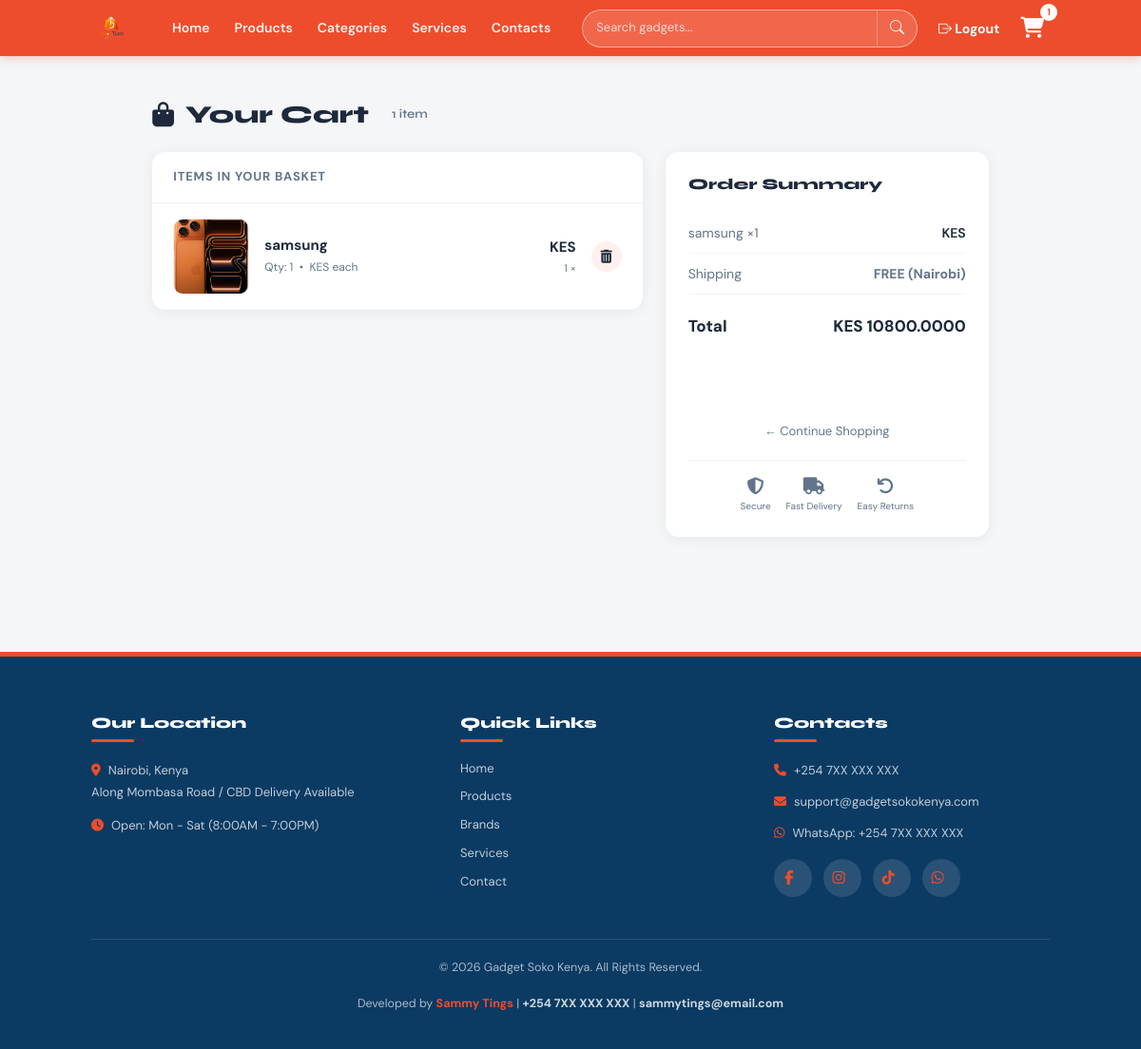
Page /cart/ (signed in) on the earlier database version.
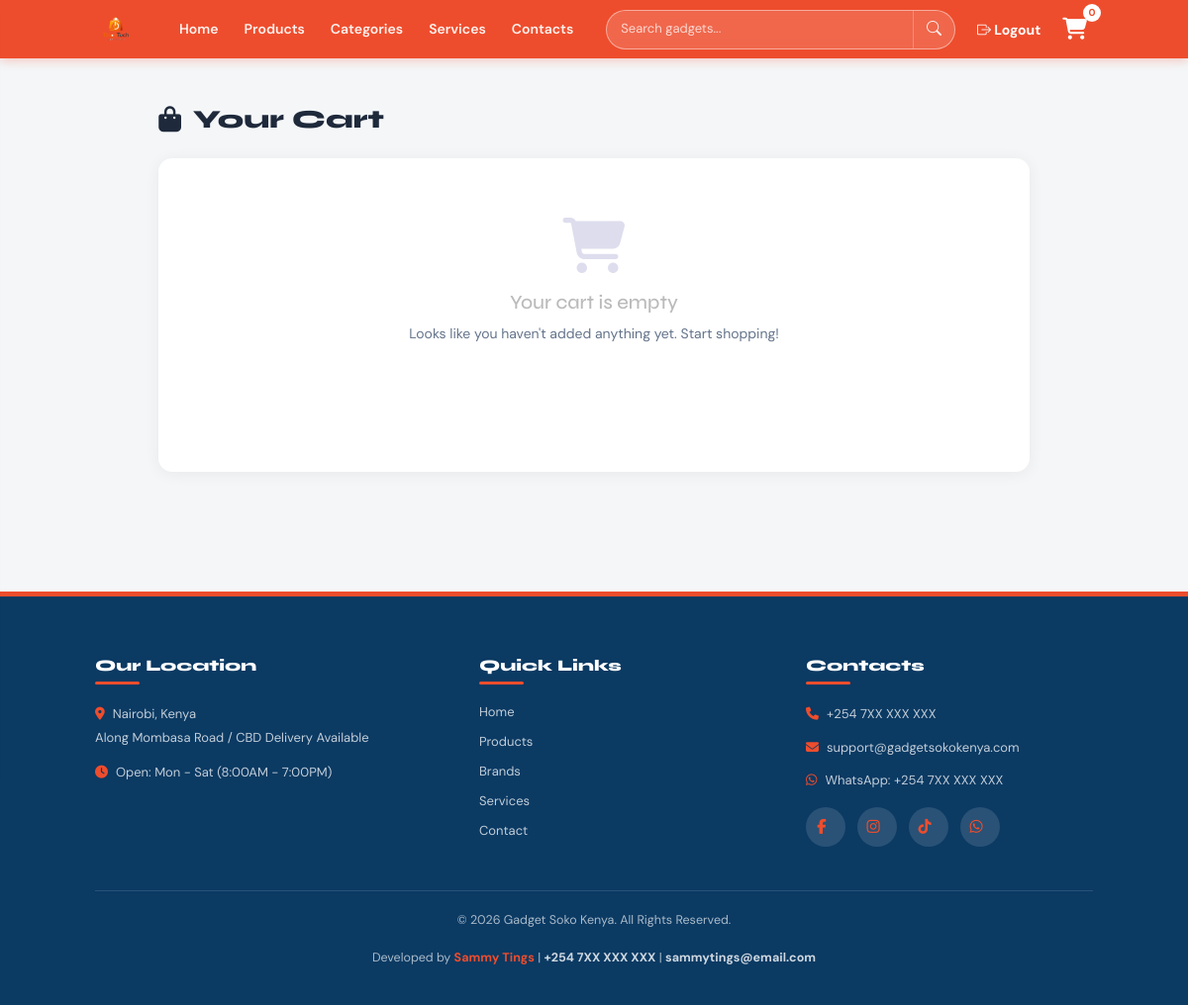
Same page on the later database version.
### app/models.py (models this page shows, shortened)
class CartItem(models.Model):
    user = models.ForeignKey(User, on_delete=models.CASCADE, related_name="cart_items")
    product = models.ForeignKey(Product, on_delete=models.CASCADE)
    quantity = models.PositiveIntegerField(default=1)
    added_at = models.DateTimeField(default=now)
    session_id = models.CharField(max_length=100, null=True, blank=True)
    class Meta:
        unique_together = ('user', 'product')

class Product(models.Model):
    name = models.CharField(max_length=255)
    price = models.DecimalField(max_digits=10, decimal_places=2)
    discount = models.DecimalField(max_digits=4, decimal_places=2, default=0)
    shipping_fee = models.DecimalField(max_digits=10, decimal_places=2, default=0.00)
    stock = models.IntegerField()
    category = models.ForeignKey(Category, on_delete=models.CASCADE, related_name="products")
    brand = models.ForeignKey(Brand, on_delete=models.CASCADE, related_name='products', null=True, blank=True)
    image = models.ImageField(upload_to='products/', null=True, blank=True)
    specifications = models.TextField(blank=True)
    views = models.IntegerField(default=0)
    created_at = models.DateTimeField(auto_now_add=True)
    updated_at = models.DateTimeField(auto_now=True)
    discount_duration_hours = models.PositiveIntegerField(default=0)
    discount_start_time = models.DateTimeField(null=True, blank=True)
    @property
    def is_on_sale(self):
        if self.discount > 0 and self.discount_start_time and self.discount_duration_hours > 0:
            expiry_time = self.discount_start_time + timedelta(hours=self.discount_duration_hours)
            return timezone.now() < expiry_time
        return False
    @property
    def discounted_price(self):
        if self.is_on_sale and self.discount > 0:
            return self.price * (1 - self.discount / 100)
        return self.price
    @property
    def final_price(self):
        return self.discounted_price

class ProductImage(models.Model):
    product = models.ForeignKey(Product, on_delete=models.CASCADE, related_name='images')
    image = models.ImageField(upload_to='products/')
    views = models.IntegerField(default=0)
    class Meta:
        ordering = ['id']

### app/views.py (the view, shortened to what this page needs)
# urls.py: path('cart/', views.view_cart, name='view_cart'),
@login_required
@login_required
def view_cart(request):
    cart_items = CartItem.objects.filter(user=request.user).select_related('product')
    total = sum(item.quantity * item.product.final_price for item in cart_items)
    cart_count = sum(item.quantity for item in cart_items)
    return render(request, 'cart.html', {
        'cart_items': cart_items,
        'total': total,
        'cart_count': cart_count
    })

### app/context_processors.py (called while the page is built)
def cart_count(request):
    count = 0
    if request.user.is_authenticated:
        result = CartItem.objects.filter(user=request.user).aggregate(
            total=Sum('quantity')
        )
        count = result['total'] or 0
    return {'cart_count': count}

### app/templates/cart.html (shortened to what this page needs)
{% extends 'base_site.html' %}
{% load static %}
{% block content %}
<div class="cart-page">
    <h1 class="cart-heading">
        <i class="fas fa-shopping-bag"></i>
        Your Cart
        {% if cart_items %}
            <span class="cart-count-pill">{{ cart_items|length }} item{{ cart_items|length|pluralize }}</span>
        {% endif %}
    </h1>
    {% if cart_items %}
    <div class="cart-layout">
        <div>
            <div class="cart-card">
                <div class="cart-card-header">Items in your basket</div>
                {% for item in cart_items %}
                <div class="cart-row">
                    {% if item.product.images.first %}
                        <img src="{{ item.product.images.first.image.url }}" alt="{{ item.product.name }}">
                    {% else %}
                        <img src="{% static 'images/default.png' %}" alt="No image">
                    {% endif %}
                    <div>
                        <div class="cart-product-name">{{ item.product.name }}</div>
                        <div class="cart-product-sub">Qty: {{ item.quantity }} &nbsp;&bull;&nbsp; KES {{ item.price }} each</div>
                    </div>
                    <div class="cart-price">
                        KES {{ item.get_total }}
                        <small>{{ item.quantity }} &times; {{ item.price }}</small>
                    </div>
                    <a href="{% url 'remove_from_cart' item.id %}" class="remove-btn" title="Remove item">
                        <i class="fas fa-trash-alt"></i>
                    </a>
                </div>
                {% endfor %}
            </div>
        </div>
        <div class="summary-card">
            <h3>Order Summary</h3>
            {% for item in cart_items %}
            <div class="summary-line">
                <span>{{ item.product.name|truncatewords:3 }} &times;{{ item.quantity }}</span>
                <span>KES {{ item.get_total }}</span>
            </div>
            {% endfor %}
            <div class="summary-line">
                <span>Shipping</span>
                <span style="color:var(--brand-green); font-weight:700;">FREE (Nairobi)</span>
            </div>
            <div class="summary-total">
                <span>Total</span>
                <span>KES {{ total }}</span>
            </div>
            <a href="{% url 'check' %}" class="checkout-link">
                <i class="fas fa-lock"></i> Secure Checkout
            </a>
            <a href="{% url 'products' %}" class="continue-link">← Continue Shopping</a>
            <div class="trust-badges">
                <div class="trust-badge">
                    <i class="fas fa-shield-alt"></i>
                    <span>Secure</span>
                </div>
                <div class="trust-badge">
                    <i class="fas fa-truck"></i>
                    <span>Fast Delivery</span>
                </div>
                <div class="trust-badge">
                    <i class="fas fa-undo"></i>
                    <span>Easy Returns</span>
                </div>
            </div>
        </div>
    </div>
    {% else %}
    <div class="cart-card">
        <div class="cart-empty">
            <i class="fas fa-shopping-cart"></i>
            <h3>Your cart is empty</h3>
            <p>Looks like you haven't added anything yet. Start shopping!</p>
            <a href="{% url 'products' %}">Browse Products</a>
        </div>
    </div>
    {% endif %}
</div>
{% endblock %}

Differences in the rows shown:
removed CartItem: product.images.first.image (picture), product.name "samsung", quantity "1"
Other differences:
{{ cart_count|default:0 }}: "1" → "0"
{{ cart_items|length }}: "1" → (not shown)
{{ total }}: "10800.0000" → (not shown)
text no longer shown: "item ITEMS IN YOUR BASKET Order Summary Shipping FREE (Nairobi) Total KES ← Continue Shopping Secure Fast Delivery Easy Returns"
text now shown: "Your cart is empty Looks like you haven't added anything yet. Start shopping!"
